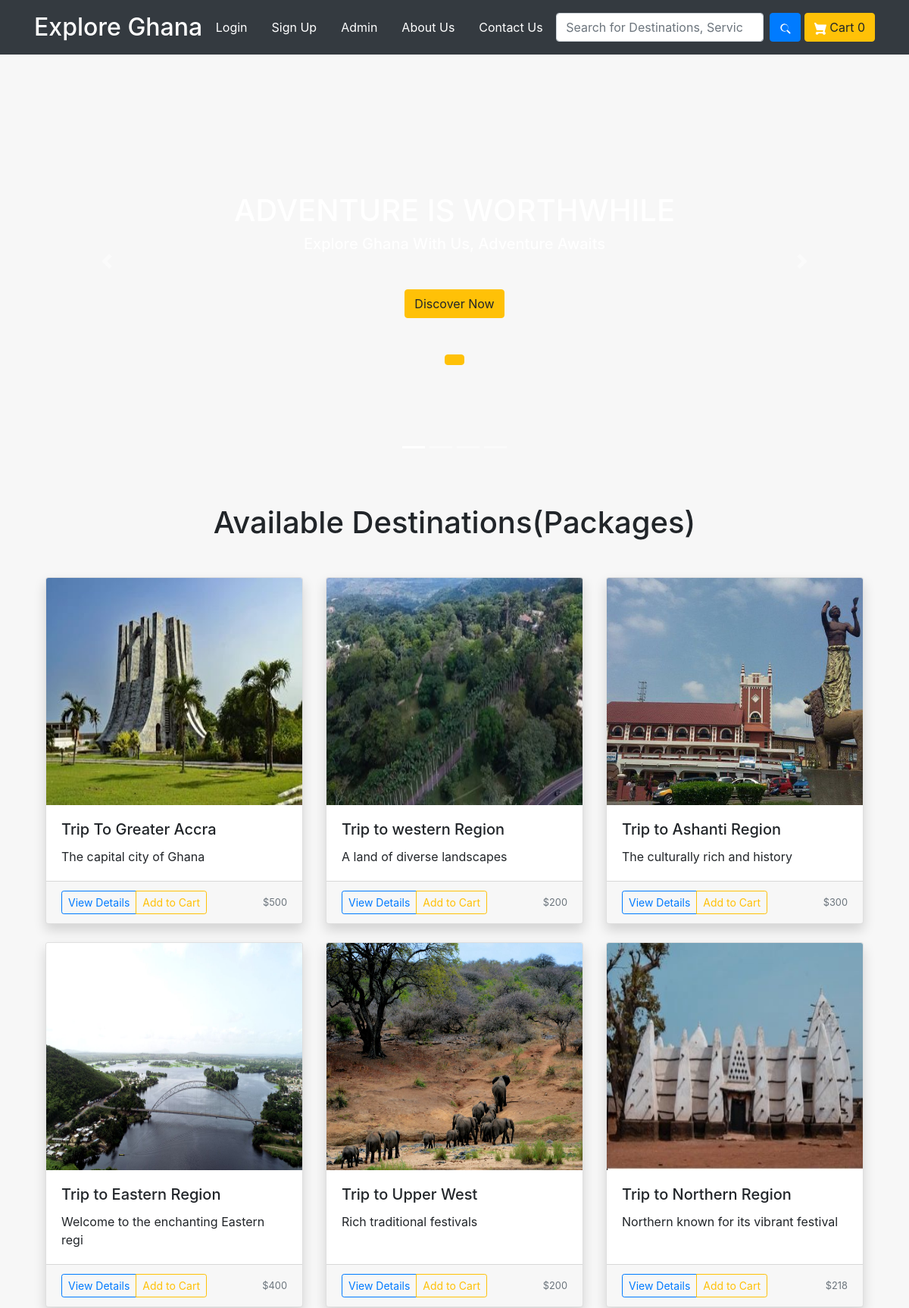
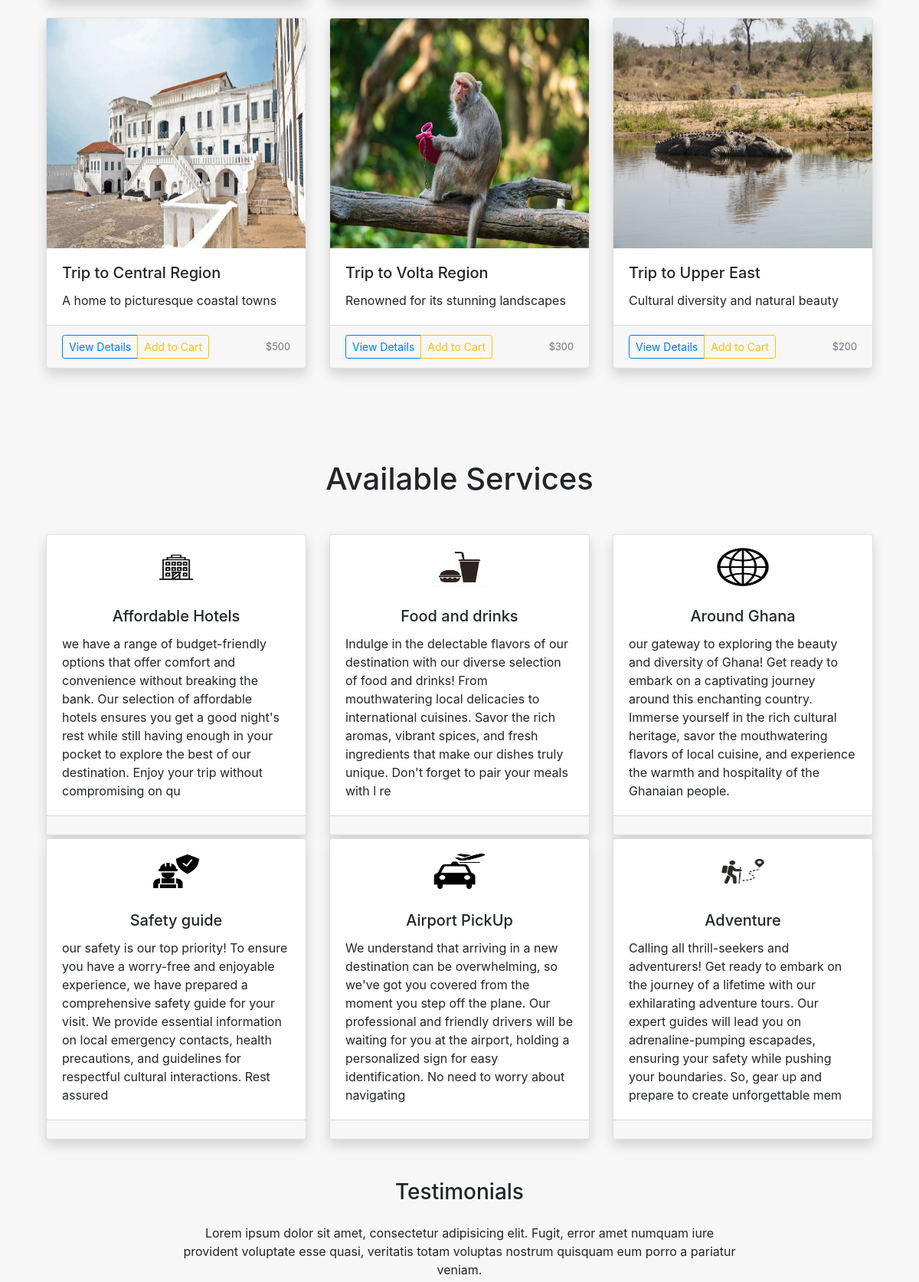
The page / (upper part) on the database its author committed (2 pictures, top to bottom).
### ecom/models.py (models this page shows, shortened)
class Product(models.Model):
    name = models.CharField(max_length=40)
    product_image = models.ImageField(upload_to='product_image/', null=True, blank=True)
    price = models.PositiveIntegerField()
    detailed_description = models.CharField(max_length=2000 ,default='Fill in ')
    short_description = models.CharField(max_length=40)

class  Services(models.Model):
    name = models.CharField(max_length=40)
    service_image = models.ImageField(upload_to='service_image/', null=True, blank=True)
    description = models.CharField(max_length=300)

### ecom/views.py (the view)
# urls.py: path('',views.home_view,name=''),
def home_view(request):
    products=models.Product.objects.all()
    services = Services.objects.all()
    if 'product_ids' in request.COOKIES:
        product_ids = request.COOKIES['product_ids']
        counter=product_ids.split('|')
        product_count_in_cart=len(set(counter))
    else:
        product_count_in_cart=0
    if request.user.is_authenticated:
        return HttpResponseRedirect('afterlogin')
    return render(request, 'ecom/index.html', {
        'products': products,
        'services': services,
        'product_count_in_cart': product_count_in_cart
    })

### templates/ecom/index.html (shortened to what this page needs)
{% extends 'ecom/homebase.html' %}
{% load static %}
{% block content %}
<div class="container-fluid ">
  <div id="carouselExampleIndicators" class="carousel slide" data-ride="carousel">
    <ol class="carousel-indicators">
      <li data-target="#carouselExampleIndicators" data-slide-to="0" class="active"></li>
      <li data-target="#carouselExampleIndicators" data-slide-to="1"></li>
      <li data-target="#carouselExampleIndicators" data-slide-to="2"></li>
      <li data-target="#carouselExampleIndicators" data-slide-to="3"></li>
    </ol>
    <div class="carousel-inner">
      {% for i in "1234" %}
      <div class="carousel-item {% if forloop.first %}active{% endif %}">
        <div class="video-container">
          <video class="w-100" autoplay loop>
            <source src="{% static 'videos/v'|add:i|stringformat:'s.mp4' %}" type="video/mp4">
          </video>
          <div class="carousel-caption d-flex justify-content-center align-items-center">
            <div class="text-center text-white mb-5">
              <h1 class="mb-2">ADVENTURE IS WORTHWHILE</h1>
              <h5 class="mb-5">Explore Ghana With Us, Adventure Awaits</h5>
              <a href="#" class="btn btn-warning mb-5">Discover Now</a> <br>
                 <a href="#" class="btn btn-warning mb-5"></a>
            </div>
          </div>
        </div>
      </div>
      {% endfor %}
    </div>
    <a class="carousel-control-prev" href="#carouselExampleIndicators" role="button" data-slide="prev">
      <span class="carousel-control-prev-icon" aria-hidden="true"></span>
    </a>
    <a class="carousel-control-next" href="#carouselExampleIndicators" role="button" data-slide="next">
      <span class="carousel-control-next-icon" aria-hidden="true"></span>
    </a>
  </div>
</div>
<div class="container py-5">
  <h1 class="text-center mb-5">Available Destinations(Packages)</h1>
  <div class="row">
    {% if products %}
      {% for p in products %}
      <div class="col-md-4 mb-4">
        <div class="card h-100 shadow">
          <a href="{% url 'product-details' p.id %}">
            <img class="card-img-top" src="{% static p.product_image.url %}" alt="Product Image" height="300px">
          </a>
          <div class="card-body">
            <h5 class="card-title">{{ p.name }}</h5>
            <p class="card-text">{{ p.short_description }}</p>
          </div>
          <div class="card-footer d-flex justify-content-between align-items-center">
            <div class="btn-group">
              <a href="{% url 'product-details_visitor' p.id %}" class="btn btn-sm btn-outline-primary">View Details</a>
              <a href="{% url 'add-to-cart' p.id %}" class="btn btn-sm btn-outline-warning">Add to Cart</a>
            </div>
            <small class="text-muted">${{ p.price }}</small>
          </div>
        </div>
      </div>
      {% endfor %}
    {% else %}
      <div class="col-md-12">
        <h3 class="text-center">No Search Found</h3>
      </div>
    {% endif %}
  </div>
</div>
<div class="container py-5">
  <h1 class="text-center mb-5">Available Services</h1>
  <div class="row">
    {% if services %}
      {% for s in services %}
      <div class="col-md-4 mb-1">
        <div class="card h-100 shadow service-card">
          <div class="service-icon-container py-2">
            <img class="card-img-top service-icon" src="{% static s.service_image.url %}" alt="Service Icon">
          </div>
          <div class="card-body">
            <h5 class="card-title text-center">{{ s.name }}</h5>
            <p class="card-text">{{ s.description }}</p>
          </div>
          <div class="card-footer d-flex justify-content-between align-items-center">
          </div>
        </div>
      </div>
      {% endfor %}
    {% else %}
      <div class="col-md-12">
        <h3 class="text-center">No Search Found</h3>
      </div>
    {% endif %}
  </div>
</div>
<section>
  <div class="row d-flex justify-content-center">
    <div class="col-md-10 col-xl-8 text-center">
      <h3 class="mb-4">Testimonials</h3>
      <p class="mb-4 pb-2 mb-md-5 pb-md-0">
        Lorem ipsum dolor sit amet, consectetur adipisicing elit. Fugit, error amet
        numquam iure provident voluptate esse quasi, veritatis totam voluptas nostrum
        quisquam eum porro a pariatur veniam.
      </p>
    </div>
  </div>
</section>
{% endblock content %}

### templates/ecom/homebase.html (style rules this page uses)
body { background-color: #f7f7f7; }

### templates/ecom/index.html (style rules this page uses)
.service-icon-container { margin-top: 12px; margin-bottom: 2px; display: flex; justify-content: center; align-items: center; height: 60px; }
.service-icon { max-height: 50px; max-width: 20%; }

### rows shown on the page
Product: product_image (picture), name "Trip To Greater Accra", short_description "The capital city of Ghana", price "500"
Product: product_image (picture), name "Trip to western Region", short_description "A land of diverse landscapes", price "200"
Product: product_image (picture), name "Trip to Ashanti Region", short_description "The culturally rich and history", price "300"
Product: product_image (picture), name "Trip to Eastern Region", short_description "Welcome to the enchanting Eastern regi", price "400"
Product: product_image (picture), name "Trip to Upper West", short_description "Rich traditional festivals", price "200"
Product: product_image (picture), name "Trip to Northern Region", short_description "Northern known for its vibrant festival", price "218"
Product: product_image (picture), name "Trip to Central Region", short_description "A home to picturesque coastal towns", price "500"
Product: product_image (picture), name "Trip to Volta Region", short_description "Renowned for its stunning landscapes", price "300"
Product: product_image (picture), name "Trip to Upper East", short_description "Cultural diversity and natural beauty", price "200"
Services: service_image (picture), name "Affordable Hotels", description "we have a range of budget-friendly options that offer comfort and convenience without breaking the bank. Our selection of affordable hotels ensures you get a good night's rest while still having enough in your pocket to explore the best of our destination. Enjoy your trip without compromising on qu"
Services: service_image (picture), name "Food and drinks", description "Indulge in the delectable flavors of our destination with our diverse selection of food and drinks! From mouthwatering local delicacies to international cuisines. Savor the rich aromas, vibrant spices, and fresh ingredients that make our dishes truly unique. Don't forget to pair your meals with l re"
Services: service_image (picture), name "Around Ghana", description "our gateway to exploring the beauty and diversity of Ghana! Get ready to embark on a captivating journey around this enchanting country. Immerse yourself in the rich cultural heritage, savor the mouthwatering flavors of local cuisine, and experience the warmth and hospitality of the Ghanaian people."
Services: service_image (picture), name "Safety guide", description "our safety is our top priority! To ensure you have a worry-free and enjoyable experience, we have prepared a comprehensive safety guide for your visit. We provide essential information on local emergency contacts, health precautions, and guidelines for respectful cultural interactions. Rest assured"
Services: service_image (picture), name "Airport PickUp", description "We understand that arriving in a new destination can be overwhelming, so we've got you covered from the moment you step off the plane. Our professional and friendly drivers will be waiting for you at the airport, holding a personalized sign for easy identification. No need to worry about navigating"
Services: service_image (picture), name "Adventure", description "Calling all thrill-seekers and adventurers! Get ready to embark on the journey of a lifetime with our exhilarating adventure tours. Our expert guides will lead you on adrenaline-pumping escapades, ensuring your safety while pushing your boundaries. So, gear up and prepare to create unforgettable mem"

### other values the page prints
{{ product_count_in_cart }} "0"
